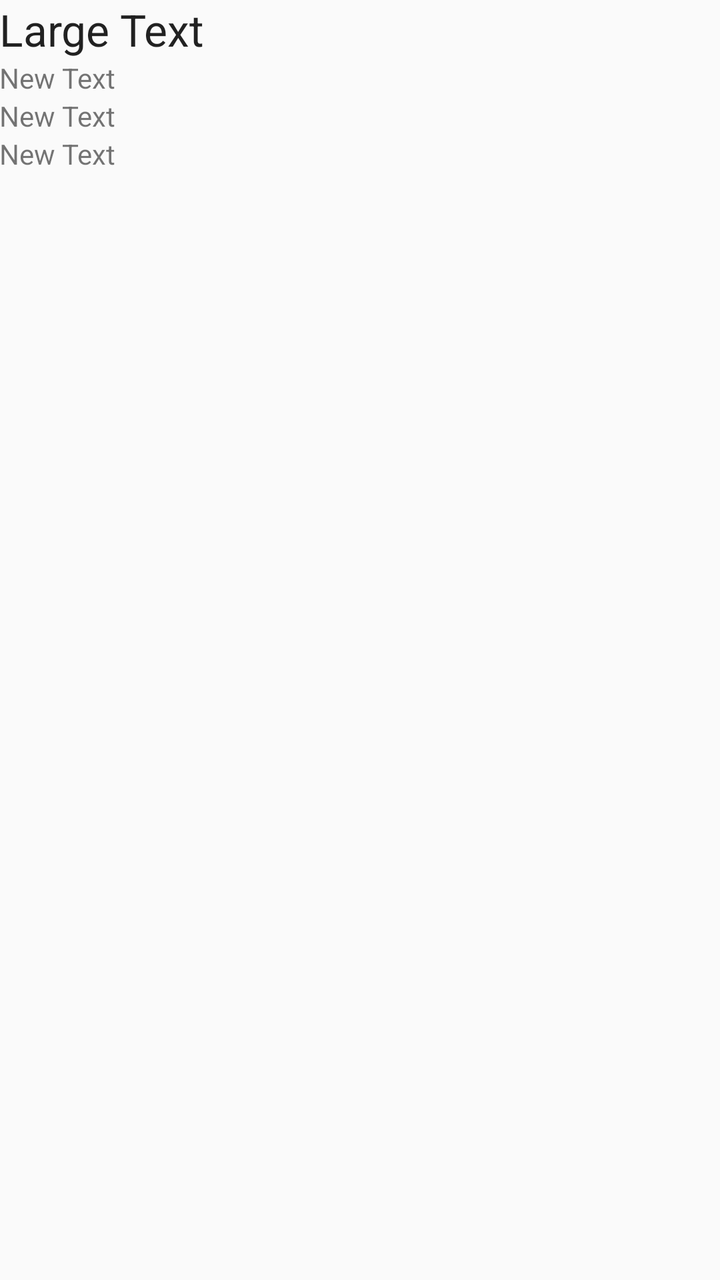
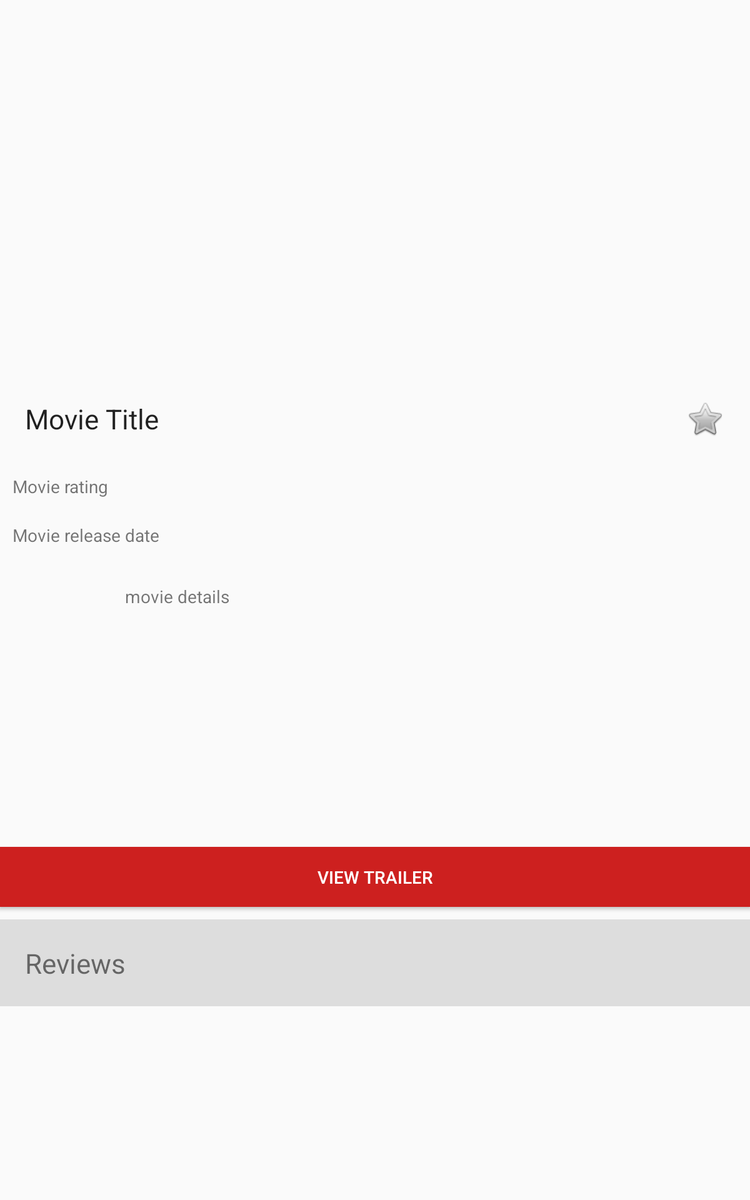

First picture: res/layout/ on a phone held upright. Second picture: the repository's own variant of that layout, on a device whose configuration matches the variant's folder. Source for both follows.
<!-- AndroidManifest.xml: application theme AppTheme -->
<!-- res/layout/fragment_movie_details.xml -->
<RelativeLayout xmlns:android="http://schemas.android.com/apk/res/android"
    xmlns:tools="http://schemas.android.com/tools" android:layout_width="match_parent"
    android:layout_height="match_parent" android:paddingLeft="@dimen/activity_horizontal_margin"
    android:paddingRight="@dimen/activity_horizontal_margin"
    android:paddingTop="@dimen/activity_vertical_margin"
    android:paddingBottom="@dimen/activity_vertical_margin"
    tools:context="com.thedisorganizeddesk.popularmovies.MovieDetailsActivityFragment">

    
        
        
        
        
        
        
        

    <LinearLayout
        android:orientation="vertical"
        android:layout_width="match_parent"
        android:layout_height="match_parent"
        android:layout_alignParentLeft="true"
        android:layout_alignParentStart="true"
        android:layout_alignParentTop="true">

        <TextView
            android:layout_width="wrap_content"
            android:layout_height="wrap_content"
            android:textAppearance="?android:attr/textAppearanceLarge"
            android:text="Large Text"
            android:id="@+id/movie_title" />

        <TextView
            android:layout_width="wrap_content"
            android:layout_height="wrap_content"
            android:text="New Text"
            android:id="@+id/movie_details" />

        <TextView
            android:layout_width="wrap_content"
            android:layout_height="wrap_content"
            android:text="New Text"
            android:id="@+id/movie_rating" />
        <TextView
            android:layout_width="wrap_content"
            android:layout_height="wrap_content"
            android:text="New Text"
            android:id="@+id/movie_release_date" />

    </LinearLayout>
</RelativeLayout>
<!-- resources referenced by this layout -->
<resources>
  <style name="AppTheme" parent="Theme.AppCompat.Light.DarkActionBar">
          
      </style>
</resources>
<!-- res/layout-sw600dp/fragment_movie_details.xml (the repository's variant of the layout above) -->
<!-- drawn on a 7-inch tablet held upright -->
<RelativeLayout xmlns:android="http://schemas.android.com/apk/res/android"
    xmlns:tools="http://schemas.android.com/tools" android:layout_width="match_parent"
    android:layout_height="match_parent"
    tools:context="com.thedisorganizeddesk.popularmovies.MovieDetailsActivityFragment">

    <ScrollView xmlns:android="http://schemas.android.com/apk/res/android"
        android:layout_width="match_parent"
        android:layout_height="match_parent">


    <LinearLayout
        android:orientation="vertical"
        android:layout_width="match_parent"
        android:layout_height="match_parent"
        android:layout_alignParentLeft="true"
        android:layout_alignParentStart="true"
        android:layout_alignParentTop="true">
        <ImageView
            android:layout_width="match_parent"
            android:layout_height="300dp"
            android:id="@+id/movie_backdrop_image" />


        <LinearLayout
            android:orientation="horizontal"
            android:layout_width="match_parent"
            android:layout_height="match_parent"
            android:layout_alignParentLeft="true"
            android:layout_alignParentStart="true"
            android:layout_alignParentTop="true"
            android:padding="10dp">

            <TextView
                android:layout_width="wrap_content"
                android:layout_height="wrap_content"
                android:textAppearance="?android:attr/textAppearanceLarge"
                android:text="Movie Title"
                android:layout_weight="1"
                android:padding="10dp"
                android:id="@+id/movie_title" />

            <ImageButton android:id="@+id/favoriteButton"
                android:layout_width="wrap_content"
                android:layout_height="fill_parent"
                android:src="@android:drawable/btn_star"
                android:layout_gravity="right"
                android:padding="10dp"
                android:background="#00ffffff"
            />


        </LinearLayout>
        <TextView
            android:layout_width="wrap_content"
            android:layout_height="wrap_content"
            android:text="Movie rating"
            android:padding="10dp"
            android:id="@+id/movie_rating" />
        <TextView
            android:layout_width="wrap_content"
            android:layout_height="wrap_content"
            android:text="Movie release date"
            android:padding="10dp"
            android:id="@+id/movie_release_date" />

        <LinearLayout
            android:orientation="horizontal"
            android:layout_width="match_parent"
            android:layout_height="wrap_content"
            android:layout_alignParentLeft="true"
            android:layout_alignParentStart="true"
            android:layout_alignParentTop="true"
            android:padding="10dp">

            <ImageView
                android:layout_width="80dp"
                android:id="@+id/movie_poster"
                android:paddingTop="20dp"
                android:layout_height="200dp" />

            <TextView
                android:layout_width="wrap_content"
                android:layout_height="wrap_content"
                android:text="movie details"
                android:padding="10dp"
                android:paddingTop="20dp"
                android:id="@+id/movie_details" />

        </LinearLayout>
        <Button
            android:layout_width="match_parent"
            android:layout_height="wrap_content"
            android:text="View Trailer"
            android:id="@+id/button_trailer"
            android:layout_marginTop="10dp"
            android:background="@color/youtubeRed"
            android:textColor="@color/white"
            android:padding="10dp"/>


        <LinearLayout
            android:orientation="vertical"
            android:layout_width="match_parent"
            android:layout_height="wrap_content"
            android:id="@+id/movie_reviews"
            android:background="@color/reviewBackgroundGrey"
            android:layout_marginTop="10dp"
            android:padding="10dp">
            <TextView
                android:layout_width="wrap_content"
                android:layout_height="wrap_content"
                android:text="Reviews"
                android:textSize="@dimen/abc_text_size_large_material"
                android:padding="10dp"
                />

        </LinearLayout>
    </LinearLayout>
    </ScrollView>

</RelativeLayout>
<!-- resources referenced by the variant -->
<!-- as a 7-inch tablet held upright resolves them -->
<resources>
  <color name="reviewBackgroundGrey">#dddddd</color>
  <color name="white">#ffffff</color>
  <color name="youtubeRed">#cd201f</color>
  <style name="AppTheme" parent="Theme.AppCompat.Light.DarkActionBar">
          
      </style>
</resources>
